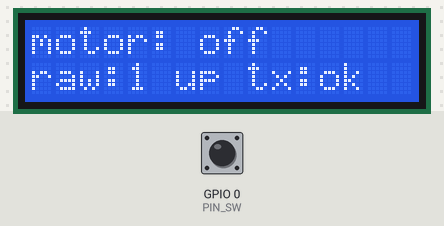
This sketch was run on a simulated ESP32-C3. On the bench: 16×2 character LCD. The inputs (shaded band) are chosen by the test bench; at power-on: GPIO 0 (PIN_SW) HIGH. What the sketch prints to the serial monitor is not drawn.

Above: at 1.6 s.
1.7 s: GPIO 0 (PIN_SW) pulled LOW for 0.15 s
At 2.3 s:
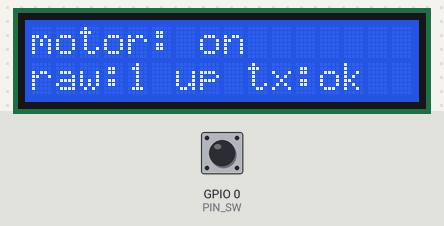
3.4 s: GPIO 0 (PIN_SW) pulled LOW for 1 s
At 3.9 s:
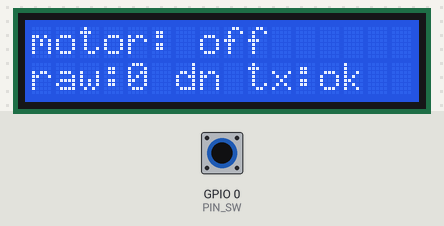
6.0 s: GPIO 0 (PIN_SW) pulled LOW for 1 s
At 6.8 s:
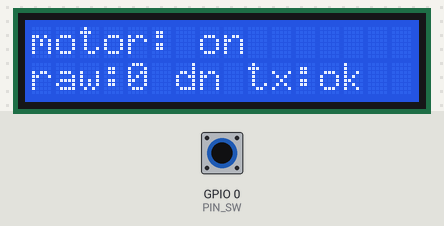
8.5 s: GPIO 0 (PIN_SW) pulled LOW for 3.2 s
At 8.56 s:
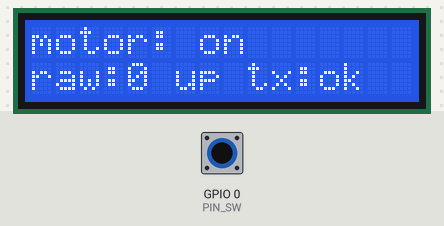
Timing chart, 0 to 11.5 s (numbered marks = the images above; inputs shaded):
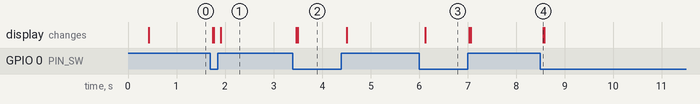

Measured:
- after the input at 1.7 s, the display: first changes after 0.05 s (image 1 shows a later state)
- after the input at 3.4 s, the display: first changes after 0.07 s (image 2 shows a later state)
- after the input at 6.0 s, the display: changes after 0.12 s (image 3)
- after the input at 8.5 s, the display: changes after 0.06 s (image 4)

The sketch:

main.ino
```cpp
#include <Arduino.h>
#include <LiquidCrystal_I2C.h>
#include <WiFi.h>
#include <Wire.h>
#include <esp_now.h>
#include <esp_wifi.h>

constexpr uint8_t PIN_SW = 0;
constexpr uint8_t I2C_SDA = 8;
constexpr uint8_t I2C_SCL = 9;

constexpr uint8_t ESPNOW_CHANNEL = 1;
constexpr uint32_t PACKET_MAGIC = 0x4D4F5431; // "MOT1"
constexpr uint32_t DEBOUNCE_MS = 40;
constexpr uint32_t SEND_REPEAT_MS = 100;

const uint8_t S3_MAC[] = {0xD0, 0xCF, 0x13, 0x37, 0xC3, 0x90};

struct __attribute__((packed)) MotorPacket {
    uint32_t magic;
    uint8_t version;
    uint8_t motorOn;
    uint32_t sequence;
};

LiquidCrystal_I2C lcd(0x27, 16, 2);

bool motorOn = false;
bool rawButton = HIGH;
bool lastRawButton = HIGH;
bool buttonState = HIGH;
bool idleButton = HIGH;
uint32_t lastDebounceMs = 0;
uint32_t lastSendMs = 0;
uint32_t lastDebugMs = 0;
uint32_t sequence = 0;
esp_now_send_status_t lastSendStatus = ESP_NOW_SEND_FAIL;

bool isButtonPressed(bool level) { return level != idleButton; }

void drawStatus() {
    lcd.setCursor(0, 0);
    lcd.print("motor: ");
    lcd.print(motorOn ? "on " : "off");
    lcd.print("       ");

    lcd.setCursor(0, 1);
    lcd.print("raw:");
    lcd.print(rawButton ? "1 " : "0 ");
    lcd.print(isButtonPressed(buttonState) ? "dn " : "up ");
    lcd.print("tx:");
    lcd.print(lastSendStatus == ESP_NOW_SEND_SUCCESS ? "ok" : "--");
    lcd.print(" ");
}

void onDataSent(const uint8_t *, esp_now_send_status_t status) { lastSendStatus = status; }

void addS3Peer() {
    if (esp_now_is_peer_exist(S3_MAC)) {
        return;
    }

    esp_now_peer_info_t peer{};
    memcpy(peer.peer_addr, S3_MAC, 6);
    peer.channel = ESPNOW_CHANNEL;
    peer.ifidx = WIFI_IF_STA;
    peer.encrypt = false;

    esp_err_t result = esp_now_add_peer(&peer);
    if (result != ESP_OK) {
        Serial.printf("ESP-NOW add S3 peer failed: %d\n", result);
    } else {
        Serial.println("ESP-NOW S3 peer added");
    }
}

void sendMotorState() {
    MotorPacket packet{
        .magic = PACKET_MAGIC,
        .version = 1,
        .motorOn = static_cast<uint8_t>(motorOn ? 1 : 0),
        .sequence = ++sequence,
    };

    esp_err_t result = esp_now_send(S3_MAC, reinterpret_cast<uint8_t *>(&packet), sizeof(packet));
    if (result != ESP_OK) {
        Serial.printf("ESP-NOW send failed: %d\n", result);
    }
}

void setupEspNow() {
    WiFi.mode(WIFI_STA);
    WiFi.disconnect(false, true);
    esp_wifi_set_promiscuous(true);
    esp_wifi_set_channel(ESPNOW_CHANNEL, WIFI_SECOND_CHAN_NONE);
    esp_wifi_set_promiscuous(false);

    if (esp_now_init() != ESP_OK) {
        Serial.println("ESP-NOW init failed");
        return;
    }

    esp_now_register_send_cb(onDataSent);
    addS3Peer();
}

void setup() {
    Serial.begin(115200);
    delay(300);

    pinMode(PIN_SW, INPUT_PULLUP);
    rawButton = digitalRead(PIN_SW);
    lastRawButton = rawButton;
    buttonState = rawButton;
    idleButton = rawButton;

    Wire.begin(I2C_SDA, I2C_SCL);
    lcd.init();
    lcd.backlight();
    lcd.clear();

    setupEspNow();

    Serial.printf("C3 master channel=%u mac=%s target=D0:CF:13:37:C3:90 idle=%d\n", ESPNOW_CHANNEL,
                  WiFi.macAddress().c_str(), idleButton);
    drawStatus();
}

void loop() {
    rawButton = digitalRead(PIN_SW);

    if (rawButton != lastRawButton) {
        lastDebounceMs = millis();
        lastRawButton = rawButton;
    }

    if (millis() - lastDebounceMs > DEBOUNCE_MS && rawButton != buttonState) {
        buttonState = rawButton;

        if (isButtonPressed(buttonState)) {
            motorOn = !motorOn;
            Serial.printf("TOGGLE motor=%s raw=%d idle=%d\n", motorOn ? "on" : "off", rawButton,
                          idleButton);
        }

        drawStatus();
    }

    if (millis() - lastSendMs > SEND_REPEAT_MS) {
        lastSendMs = millis();
        sendMotorState();
        drawStatus();
    }

    if (millis() - lastDebugMs > 1000) {
        lastDebugMs = millis();
        Serial.printf("Debug raw=%d state=%d motor=%s tx=%d seq=%lu\n", rawButton, buttonState,
                      motorOn ? "on" : "off", lastSendStatus, static_cast<unsigned long>(sequence));
    }
}
```
